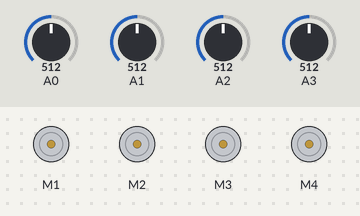
Recording of a sketch running on a simulated Arduino Uno, built with avr-gcc and run on an emulated ATmega328P. Parts: 4 × DC motor (green arrow = forward, orange = backward, longer = faster). The test bench sets the inputs (shaded band); at power-on: A0 = 512, A1 = 512, A2 = 512, A3 = 512.

Above: at 1.2 s.
1.3 s: A0 set to 821
2.8 s: A0 set to 847
At 4.0 s:
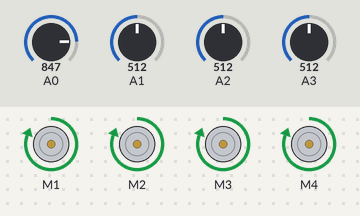
4.3 s: A0 set to 716
At 5.1 s:
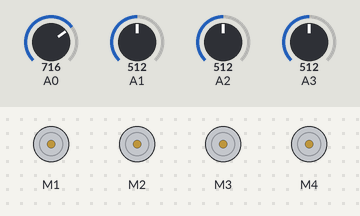
5.8 s: A1 set to 832
7.3 s: A1 set to 855
At 8.5 s:
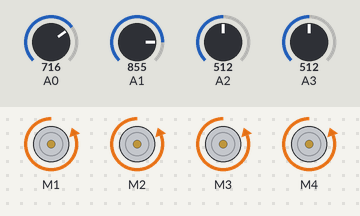
8.8 s: A1 set to 716
At 9.7 s:
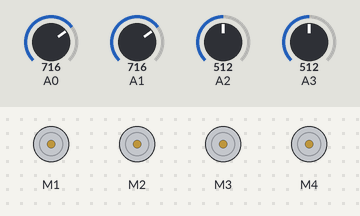
Timing chart, 0 to 11.3 s (numbered marks = the images above; inputs shaded):
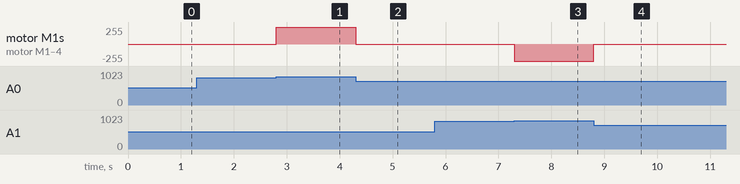

Measured:
- the behaviour switches between 839 and 840 on A0 (found by bisection; images 0 and 1)
- the behaviour switches between 839 and 840 on A1 (found by bisection; images 2 and 3)
- after the input at 1.3 s, every drawn part: stays the same
- after the input at 2.8 s, motor M1–4: stopped → forward 255/255 at once
- after the input at 4.3 s, motor M1–4: forward 255/255 → stopped at once
- after the input at 5.8 s, every drawn part: stays the same
- after the input at 7.3 s, motor M1–4: stopped → backward 255/255 at once
- after the input at 8.8 s, motor M1–4: backward 255/255 → stopped at once

The sketch:

Motor_Driver_Shield.ino
```cpp
#include<AFMotor.h>
AF_DCMotor mot1(1);
AF_DCMotor mot2(2);
AF_DCMotor mot3(3);
AF_DCMotor mot4(4);

int val;

void setup() {
  // put your setup code here, to run once:

}

void loop() {
  int sense=840;
  val = analogRead(A0);

  if(val>=sense){
    front();
  }
  else{
    val=analogRead(A1);
    {
      if(val>=sense){
        back();
      }
      else{
        val=analogRead(A2);
        if(val>=sense){
          left();
        }
        else{
          val=analogRead(A3);
          if(val>=sense){
            right();
          }
          else{
            Stop();
          }
        }
      }
    }

  }

}

void front(){
  mot1.setSpeed(255);
  mot2.setSpeed(255);
  mot3.setSpeed(255);
  mot4.setSpeed(255);

  mot1.run(FORWARD);
  mot2.run(FORWARD);
  mot3.run(FORWARD);
  mot4.run(FORWARD);
}

void back(){
  mot1.setSpeed(255);
  mot2.setSpeed(255);
  mot3.setSpeed(255);
  mot4.setSpeed(255);

  mot1.run(BACKWARD);
  mot2.run(BACKWARD);
  mot3.run(BACKWARD);
  mot4.run(BACKWARD);
}

void left(){
  mot1.setSpeed(255);
  mot2.setSpeed(255);
  mot3.setSpeed(255);
  mot4.setSpeed(255);

  mot1.run(FORWARD);
  mot2.run(FORWARD);
  mot3.run(BACKWARD);
  mot4.run(BACKWARD);
}
void right(){
  mot1.setSpeed(255);
  mot2.setSpeed(255);
  mot3.setSpeed(255);
  mot4.setSpeed(255);

  mot1.run(BACKWARD);
  mot2.run(BACKWARD);
  mot3.run(FORWARD);
  mot4.run(FORWARD);
}

void Stop()
{
  mot1.setSpeed(255);
  mot2.setSpeed(255);
  mot3.setSpeed(255);
  mot4.setSpeed(255);

  mot1.run(RELEASE);
  mot2.run(RELEASE);
  mot3.run(RELEASE);
  mot4.run(RELEASE);
}
```
